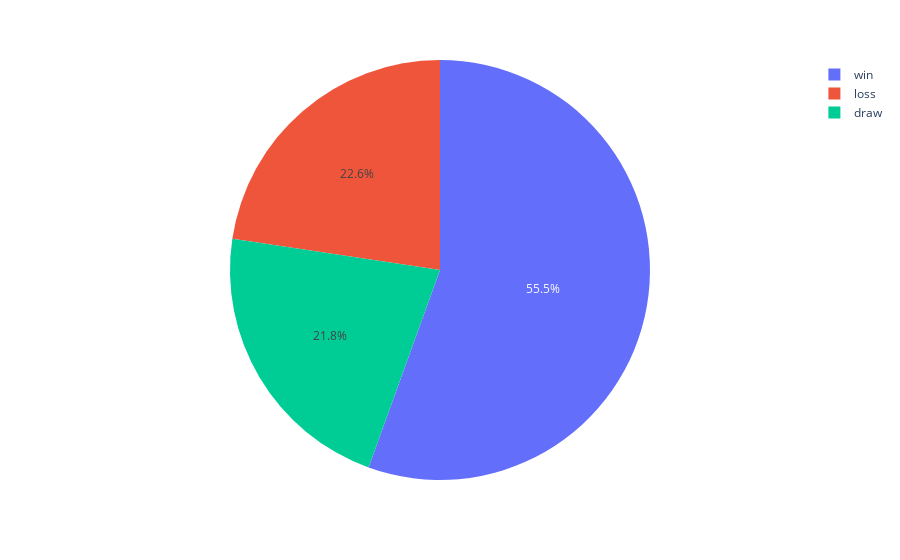

Notebook source saved alongside this figure:
### Code cell
fig = px.pie(advantage_results_df, values="results", names=advantage_results_df.index)
fig.show()

### Figure 1 — Plotly figure (JSON) as saved in the notebook; plotly's stock layout.template omitted (floating-point values rounded to 4 significant figures)
{"data": [{"domain": {"x": [0, 1], "y": [0, 1]}, "hovertemplate": "index=%{label}<br>results=%{value}<extra></extra>", "labels": ["win", "draw", "loss"], "legendgroup": "", "name": "", "showlegend": true, "type": "pie", "values": [211, 83, 86]}], "layout": {"legend": {"tracegroupgap": 0}, "margin": {"t": 60}}}
